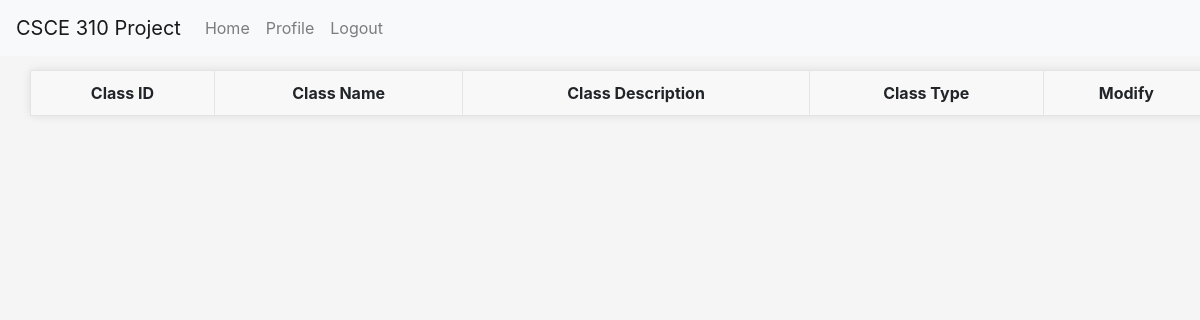
Page /classes/view_all_classes (signed in) on the earlier database version.
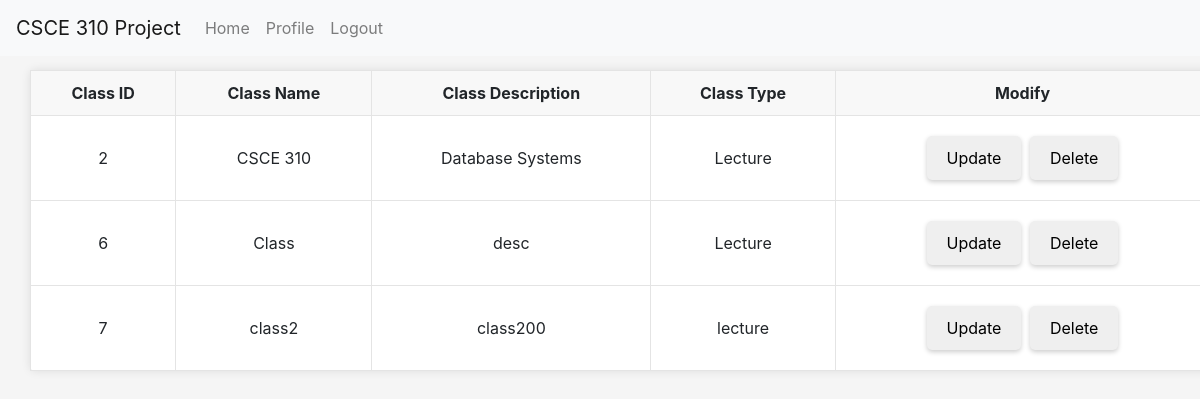
Same page on the later database version.
### tables this page shows
CREATE TABLE Classes (
                    Class_ID INTEGER PRIMARY KEY AUTOINCREMENT,
                    Name VARCHAR,
                    Description VARCHAR,
                    Type VARCHAR
                    );

### routes/classes.py (the view)
@classes_bp.route('/view_all_classes', methods=['GET'])
@login_required
def view_all_classes():
    print("called view_all_classes")
    conn = get_db_connection()
    classes = conn.execute('SELECT * FROM Classes').fetchall()
    conn.close()
    return render_template('view_all_classes.html', classes=classes)

### app.py (called while the page is built)
@login_manager.user_loader
def load_user(UIN):
    return User(UIN)

### db.py (called while the page is built)
def get_db_connection():
    conn = sqlite3.connect('database.db')
    conn.row_factory = sqlite3.Row
    return conn

### templates/view_all_classes.html (shortened to what this page needs)
<!DOCTYPE html>
<html lang="en">
<head>
  <link rel="stylesheet" href="https://stackpath.bootstrapcdn.com/bootstrap/4.3.1/css/bootstrap.min.css">
  <link rel="stylesheet" href="../../static/general.css">
  <link rel="stylesheet" href="../../static/admin_home.css">
</head>
<body>
    <nav class="navbar navbar-expand-lg navbar-light bg-light fixed-top">
      <a class="navbar-brand" href="#">CSCE 310 Project</a>
      <div class="collapse navbar-collapse" id="navbarNav">
          <ul class="navbar-nav">
              <li class="nav-item">
                  <a class="nav-link" href="/">Home</a>
              </li>
              <li class="nav-item">
                  <a class="nav-link" href="/profile">Profile</a>
              </li>
              <li class="nav-item">
                  <a class="nav-link" href="/logout">Logout</a>
              </li>
          </ul>
      </div>
  </nav>
  <table>
    <tr>
      <th>Class ID</th>
      <th>Class Name</th>
      <th>Class Description</th>
      <th>Class Type</th>
      <th>Modify</th>
    </tr>
    {% for class in classes %}
    <tr>
      <td>{{ class.Class_ID }}</td>
      <td>{{ class.Name }}</td>
      <td>{{ class.Description }}</td>
      <td>{{ class.Type }}</td>
      <td>
        <a href="{{ url_for('classes_bp.update_class_basic', Class_ID=class.Class_ID)}}">
          <button>Update</button>
        </a>
        <button onclick="deleteClass({{class.Class_ID}})">Delete</button>
      </td>
    </tr>
    {% endfor %}
  </table>
</body>
</html>

### static/general.css (style rules this page uses)
body { padding-top: 60px; padding-left: 20px; }
table { border-collapse: collapse; margin: 10px; }
table, th, td { border: 1px solid #e4e4e4; }
th, td { padding: 10px; text-align: left; }
th { background-color: #f8f8f8; vertical-align: text-top; }
button { cursor: pointer; border: 2px solid #808080; }

### static/admin_home.css (style rules this page uses)
body { background-color: #f5f5f5; padding-top: 60px; }
table { box-shadow: 0 0 10px rgba(0,0,0,0.1); background: #fff; border-radius: 5px; width: 100%; margin-bottom: 20px; }
table th, table td { text-align: center; vertical-align: middle; }
button, .btn-custom { border: none; padding: 10px 20px; margin: 10px 2px; border-radius: 5px; box-shadow: 0 2px 5px rgba(0,0,0,0.2); }

Differences in the rows shown:
added Classes: Class_ID "2", Name "CSCE 310", Description "Database Systems", Type "Lecture"
added Classes: Class_ID "6", Name "Class", Description "desc", Type "Lecture"
added Classes: Class_ID "7", Name "class2", Description "class200", Type "lecture"
